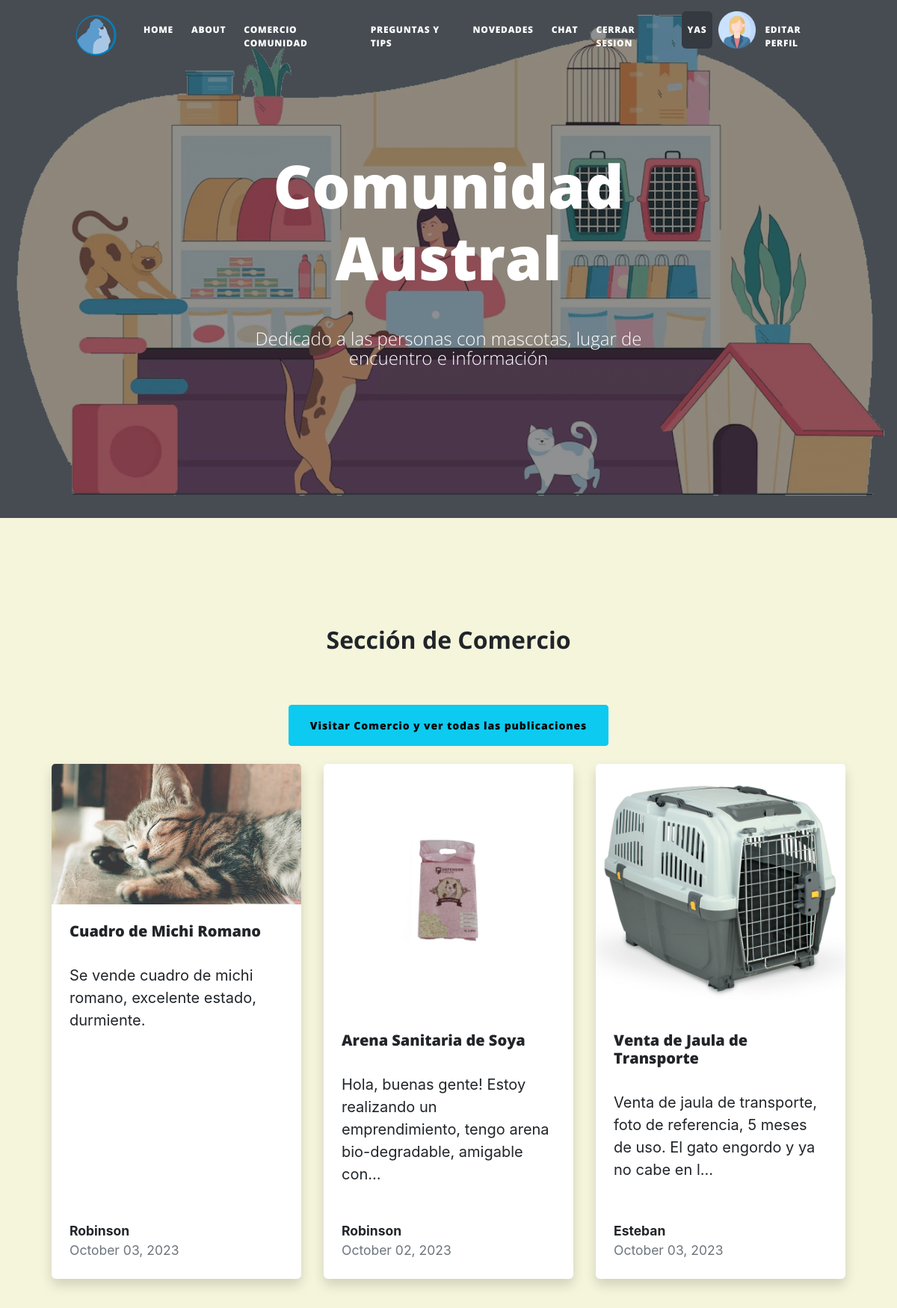
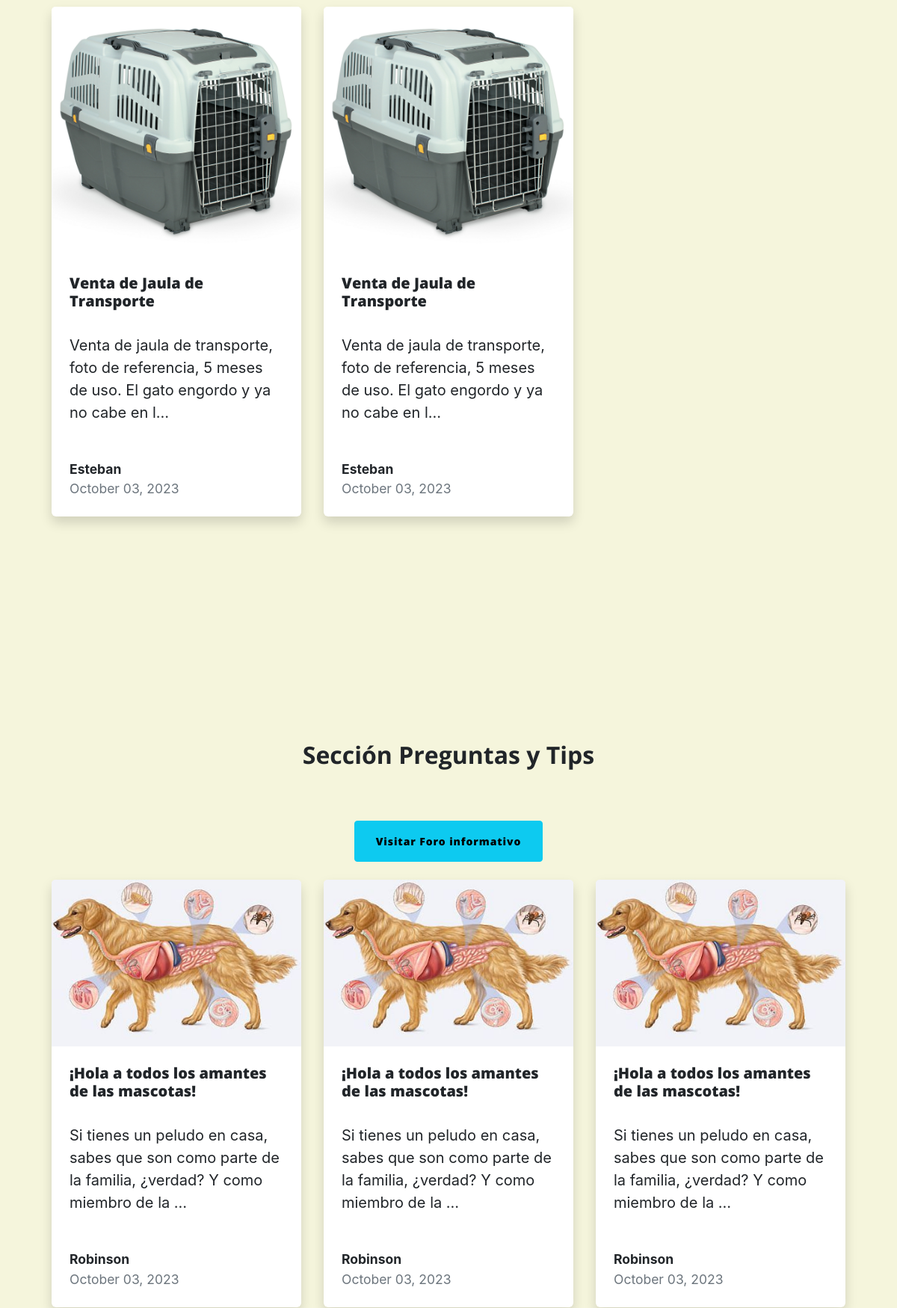
The page /AppComunidad/homecomunidad/ (signed in, upper part) on the database its author committed (2 pictures, top to bottom).
### AppComunidad/models.py (models this page shows, shortened)
class Comunidad(models.Model):
    titulo= models.CharField(max_length=50)
    contenido=models.TextField()
    imagen=models.ImageField()
    fecha_creacion=models.DateField(auto_now=True)
    precio = models.CharField(max_length=10)
    autor=models.ForeignKey(User, on_delete=models.CASCADE)

class PreguntasCom(models.Model):
    titulo= models.CharField(max_length=50)
    contenido=models.TextField()
    imagen=models.ImageField()
    fecha_creacion=models.DateField(auto_now=True)
    autor=models.ForeignKey(User, on_delete=models.CASCADE)

### AppComunidad/views.py (the view)
# urls.py: path('homecomunidad/', inicioComunidad, name="inicioComunidad"),
@login_required
def inicioComunidad(request):
    avatar= obtenerAvatar(request)
    publicaciones = Comunidad.objects.all()
    preguntas = PreguntasCom.objects.all()
    return render(request,"AppComunidad/homecomunidad.html", {"publicaciones":publicaciones, "preguntas":preguntas, "avatar":obtenerAvatar(request)})

### AppLogin/views.py (called while the page is built)
def obtenerAvatar(request):
    avatares=Avatar.objects.filter(user=request.user.id)
    if len(avatares)!=0:
        return avatares[0].imagen.url
    else:
        return "/media/avatars/avatarpordefecto.png"

### AppComunidad/Templates/AppComunidad/homecomunidad.html
{% extends "AppComunidad/padrecomunidad.html" %}
{% load static %}
{% block titulo %} Comunidad Austral {% endblock %}
{% block contenido_comunidad %}
<section>
    <section class="py-5">
        <div class="container px-5 my-5">
            <div class="row gx-5 justify-content-center">
                <div class="col-lg-8 col-xl-6">
                    <div class="text-center">
                        <h2 class="fw-bolder">Sección de Comercio</h2>
                        <br />
                        <br />
                        <a href="{% url 'contenidohome' %}" class="btn btn-info mb-4"> Visitar Comercio y ver todas las publicaciones</a>
                    </div>
                </div>
            </div>
            <div class="row gx-5">
                {% for publicacion in publicaciones %}
                <div class="col-lg-4 mb-5">
                    <div class="card h-100 shadow border-0">
                        <img class="card-img-top" src="{{ publicacion.imagen.url }}" alt="{{ publicacion.titulo }}" />
                        <div class="card-body p-4">
                            <a class="text-decoration-none link-dark stretched-link" href="{% url 'contenido' comunidad_id=publicacion.id %}">
                                <h5 class="card-title mb-3">{{ publicacion.titulo }}</h5>
                            </a>
                            <p class="card-text mb-0">{{ publicacion.contenido|truncatechars:100 }}</p>
                        </div>
                        <div class="card-footer p-4 pt-0 bg-transparent border-top-0">
                            <div class="d-flex align-items-end justify-content-between">
                                <div class="d-flex align-items-center">
                                    <div class="small">
                                        <div class="fw-bold">{{ publicacion.autor.username }}</div>
                                        <div class="text-muted">{{ publicacion.fecha_creacion|date:"F d, Y" }}</div>
                                    </div>
                                </div>
                            </div>
                        </div>
                    </div>
                </div>
                {% endfor %}
            </div>
        </div>
    </section>
    <br />
    <br />
    <section class="py-5">
        <div class="container px-5 my-5">
            <div class="row gx-5 justify-content-center">
                <div class="col-lg-8 col-xl-6">
                    <div class="text-center">
                        <h2 class="fw-bolder">Sección Preguntas y Tips</h2>
                        <br />
                        <br />
                        <a href="{% url 'forohome' %}" class="btn btn-info mb-4"> Visitar Foro informativo </a>
                    </div>
                </div>
            </div>
            <div class="row gx-5">
                {% for pregunta in preguntas %}
                <div class="col-lg-4 mb-5">
                    <div class="card h-100 shadow border-0">
                        <img class="card-img-top" src="{{ pregunta.imagen.url }}" alt="{{ pregunta.titulo }}" />
                        <div class="card-body p-4">
                            <a class="text-decoration-none link-dark stretched-link" href="{% url 'foro' preguntas_id=pregunta.id %}">
                                <h5 class="card-title mb-3">{{ pregunta.titulo }}</h5>
                            </a>
                            <p class="card-text mb-0">{{ pregunta.contenido|truncatechars:100 }}</p>
                        </div>
                        <div class="card-footer p-4 pt-0 bg-transparent border-top-0">
                            <div class="d-flex align-items-end justify-content-between">
                                <div class="d-flex align-items-center">
                                    <div class="small">
                                        <div class="fw-bold">{{ pregunta.autor.username }}</div>
                                        <div class="text-muted">{{ pregunta.fecha_creacion|date:"F d, Y" }}</div>
                                    </div>
                                </div>
                            </div>
                        </div>
                    </div>
                </div>
                {% endfor %}
            </div>
        </div>
    </section>
</section>
{% endblock %}

### AppComunidad/Templates/AppComunidad/padrecomunidad.html (shortened to what this page needs)
<!DOCTYPE html>
<html lang="en">
    <head>
        {% load static %}
        <link rel="stylesheet" href="https://maxcdn.bootstrapcdn.com/bootstrap/4.5.2/css/bootstrap.min.css">
        <link rel="stylesheet" href="https://cdnjs.cloudflare.com/ajax/libs/twitter-bootstrap/4.1.3/css/bootstrap.min.css">
        <link rel="stylesheet" href="https://cdnjs.cloudflare.com/ajax/libs/ionicons/2.0.1/css/ionicons.min.css">
        <link href="{% static 'AppComunidad/css/styles.css' %}" rel="stylesheet" />
    </head>
    <body style="display: flex; flex-direction: column; min-height: 100vh;">
        <nav class="navbar navbar-expand-lg navbar-light" id="mainNav">
            <div class="container px-4 px-lg-5">
                <a class="navbar-brand" href="http://127.0.0.1:8000/admin">
                    {% if user.is_authenticated %}
                    <a class="navbar-brand" href="http://127.0.0.1:8000/admin">
                        <img src="{% static 'AppComunidad/assets/img/logohome.png' %}" alt="Ir al Panel de Administración" width="70rem" height="auto">
                    </a>
                    {% endif %}
                <div class="collapse navbar-collapse" id="navbarResponsive">
                    <ul class="navbar-nav ms-auto py-4 py-lg-0">
                        {% if user.is_authenticated %}
                        <li class="nav-item"><a class="nav-link px-lg-2 py-2 py-lg-3 mx-1 btn-outline-info rounded" href="{% url 'inicioComunidad' %}"> Home </a></li>
                        <li class="nav-item"><a class="nav-link px-lg-2 py-2 py-lg-3 mx-1 btn-outline-info rounded" href="{% url 'aboutme' %}"> About </a></li>
                        <li class="nav-item"><a class="nav-link px-lg-2 py-2 py-lg-3 mx-1 btn-outline-info rounded" href="{% url 'contenidohome' %}"> Comercio Comunidad </a></li>
                        <li class="nav-item"><a class="nav-link px-lg-2 py-2 py-lg-3 mx-1 btn-outline-info rounded" href="{% url 'forohome' %}"> Preguntas y Tips </a></li>
                        <li class="nav-item"><a class="nav-link px-lg-2 py-2 py-lg-3 mx-1 btn-outline-info rounded" href="{% url 'novedades' %}"> Novedades </a></li>
                        <li class="nav-item"><a class="nav-link px-lg-2 py-2 py-lg-3 mx-1 btn-outline-info rounded" href="{% url 'chat' %}"> chat </a></li>
                        <li class="nav-item"><a class="nav-link px-lg-2 py-2 py-lg-3 mx-1 btn-outline-danger rounded" href="{% url 'logout' %}"> Cerrar Sesion </a></li>
                        <li class="nav-item"><a class="nav-link px-lg-2 py-2 py-lg-3 mx-2 btn-dark rounded" > {{ user.username }} </a></li>
                        <img src="{{ avatar }}" alt="Avatar" style="width:50px;height:50px;">
                        <li class="nav-item"><a class="nav-link px-lg-2 py-2 py-lg-3 mx-1 btn-outline-warning rounded" href="{% url 'editarusuario' %}"> Editar Perfil </a></li>
                        {% else %}
                        <li class="nav-item"><a class="nav-link px-lg-2 py-2 py-lg-3 mx-1 btn-outline-dark rounded" href="{% url 'loginusuario' %}"> Login </a></li>
                        {% endif %}
                    </ul>
                </div>
            </div>
        </nav>
        {% if en_novedades %}
        <header class="masthead" style="background-image: url( '{% static 'AppComunidad/assets/img/notfound.jpg' %}' ) ">
        {% else %}
        <header class="masthead" style="background-image: url( '{% static 'AppComunidad/assets/img/bannerprincipal.png' %}' ) ">
        {% endif %}
            <div class="container position-relative px-4 px-lg-5">
                <div class="row gx-4 gx-lg-5 justify-content-center">
                    <div class="col-md-10 col-lg-8 col-xl-7">
                        <div class="site-heading">
                            <h1 class="mb-5"> {% block titulo %}   {% endblock %} </h1>
                            {% if user.is_authenticated %}
                            <span class="subheading">Dedicado a las personas con mascotas, lugar de encuentro e información</span>
                            {% else %}
                            <span class="subheading"> <h3> Uso y Acceso al Blog solo para usuarios registrados</h3> </span>
                            {% endif %}
                        </div>
                    </div>
                </div>
            </div>
        </header>
            {% block contenido_comunidad %}{% endblock %}
    </body>
</html>

### AppComunidad/Templates/AppComunidad/padrecomunidad.html (style rules this page uses)
body { background-color: #F5F5DC; }
.rounded { border-radius: 2rem; }

### rows shown on the page
Comunidad: imagen (picture), titulo "Cuadro de Michi Romano", contenido "Se vende cuadro de michi romano, excelente estado, durmiente.", autor.username "Robinson", fecha_creacion "October 03, 2023"
Comunidad: imagen (picture), titulo "Arena Sanitaria de Soya", contenido "Hola, buenas gente! Estoy realizando un emprendimiento, tengo arena bio-degradable, amigable con…", autor.username "Robinson", fecha_creacion "October 02, 2023"
Comunidad: imagen (picture), titulo "Venta de Jaula de Transporte", contenido "Venta de jaula de transporte, foto de referencia, 5 meses de uso. El gato engordo y ya no cabe en l…", autor.username "Esteban", fecha_creacion "October 03, 2023"
Comunidad: imagen (picture), titulo "Venta de Jaula de Transporte", contenido "Venta de jaula de transporte, foto de referencia, 5 meses de uso. El gato engordo y ya no cabe en l…", autor.username "Esteban", fecha_creacion "October 03, 2023"
Comunidad: imagen (picture), titulo "Venta de Jaula de Transporte", contenido "Venta de jaula de transporte, foto de referencia, 5 meses de uso. El gato engordo y ya no cabe en l…", autor.username "Esteban", fecha_creacion "October 03, 2023"
PreguntasCom: imagen (picture), titulo "¡Hola a todos los amantes de las mascotas!", contenido "Si tienes un peludo en casa, sabes que son como parte de la familia, ¿verdad? Y como miembro de la …", autor.username "Robinson", fecha_creacion "October 03, 2023"
PreguntasCom: imagen (picture), titulo "¡Hola a todos los amantes de las mascotas!", contenido "Si tienes un peludo en casa, sabes que son como parte de la familia, ¿verdad? Y como miembro de la …", autor.username "Robinson", fecha_creacion "October 03, 2023"
PreguntasCom: imagen (picture), titulo "¡Hola a todos los amantes de las mascotas!", contenido "Si tienes un peludo en casa, sabes que son como parte de la familia, ¿verdad? Y como miembro de la …", autor.username "Robinson", fecha_creacion "October 03, 2023"

### other values the page prints
{{ user.username }} "YAS"
